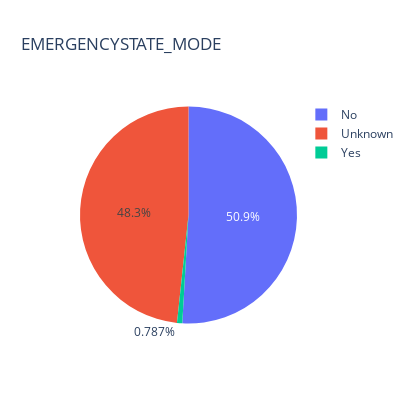

The notebook cell saved with this chart:
### Code cell
fig = px.pie(hanh, values=hanh['EMERGENCYSTATE_MODE'].value_counts(), 
             names=hanh['EMERGENCYSTATE_MODE'].value_counts().index, title='EMERGENCYSTATE_MODE', width=410, height=410)
fig.show()

### Figure 1 — Plotly figure (JSON) as saved in the notebook; plotly's stock layout.template omitted (floating-point values rounded to 4 significant figures)
{"data": [{"domain": {"x": [0, 1], "y": [0, 1]}, "hovertemplate": "label=%{label}<br>value=%{value}<extra></extra>", "labels": ["No", "Unknown", "Yes"], "legendgroup": "", "name": "", "showlegend": true, "type": "pie", "values": [142104, 134838, 2196]}], "layout": {"height": 410, "legend": {"tracegroupgap": 0}, "title": {"text": "EMERGENCYSTATE_MODE"}, "width": 410}}
